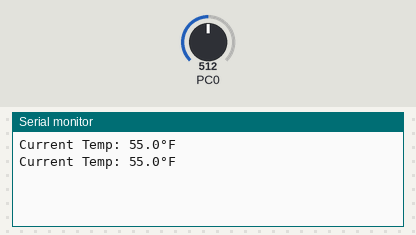
Simulated run of this program. Board: ATmega328P, built with avr-gcc and emulated at 8 MHz. On the bench: the last lines printed to the serial monitor. Inputs (shaded band) come from the test bench; at power-on: PC0 = 512.

Above: at 2.8 s.
2.9 s: PC0 set to 716
At 3.9 s:
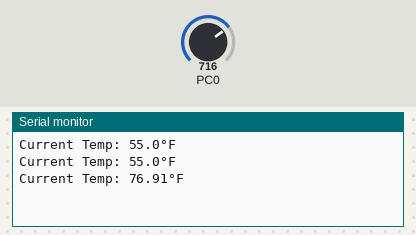
7.1 s: PC0 set to 900
At 8.0 s:
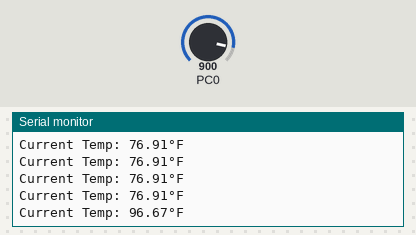
Timing chart, 0 to 10.1 s (numbered marks = the images above; inputs shaded):
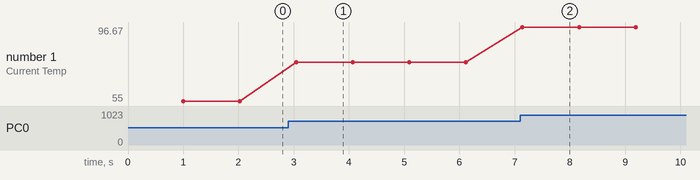

Measured:
- after the input at 2.9 s, the serial monitor: prints a new line after 0.15 s (image 1)
- after the input at 7.1 s, the serial monitor: prints a new line at once (image 2)
- plotted number 1: 55 → 76.91 after the input at 2.9 s, 76.91 → 96.67 after the input at 7.1 s

The program:

DA3.c
```c
/*
 * DA3.c
 *
 * Created: 3/31/2016 8:44:07 PM
 *  Author: battled
 */

#define F_CPU 8000000UL  //8 MHz xtal crystal
#include <avr/io.h>		  //
#include <avr/interrupt.h>
#include <string.h>	//for string concatenation
#include <stdio.h>	//for sprintf
//
void usart_init (void)
{
	UCSR0B = (1<<TXEN0); //transmit enable
	UCSR0C = ((1<<UCSZ01)|(1<<UCSZ00)); //asynch mode
	UBRR0L = 0x33; //baud rate 9600 at 8 MHz
}
void usart_tx_string(char *data) //takes a string and sends it serially
{
	while(*data != '\0'){ //send chars until NULL is found
		while(!(UCSR0A & (1<<UDRE0))); //wait for UDRE0 to be 1
		UDR0 = *data;	//push current char into udr0 reg
		data++; //point to next char
	}
}
int main(void)
{
	DDRC &= ~(1<<PORTC0);	//PC0 is analog input

	usart_init(); //initialize USART
	ADCSRA = ((1 << ADEN) | (1 << ADPS2) | (1 << ADPS1) | (1 << ADPS0));// ADC prescaler 128 ADEN
	ADMUX = ((1<<REFS1)|(1 << REFS0)); // select internal 1.1 V Ref w/ ext cap at AREF pin and ADC0 (default)
	sei(); //enable interrupts

	//configure timer 1 to interrupt every second
	TCNT1 = 65536 - ((double)F_CPU/256); // set timer to overflow in 1 sec
	TCCR1A = 0; //normal mode
	TCCR1B = 4; //prescaler = 256
	TIMSK1	|= (1<<TOIE1); //enable interrupt on overflow timer 1

	while(1); //wait for interrupts

	return 0;
}

ISR(TIMER1_OVF_vect) //timer1 overflow ISR
{
	TCCR1B = 0; //stop timer 1
	TIFR1 = 1; //clear overflow flag

	int adc_temp;	//stores ADC temporarily
	float adc_tempf; //float for calculations
	int adc_tempi; //integer part
	int adc_tempd; //decimal part

	//read ADC
	ADCSRA |= (1<<ADSC); //start conversion
	while((ADCSRA &(1<<ADIF)) == 0); //wait for conversion to finish
	adc_temp = ADC;	//save ADC value

	adc_tempf = (float)adc_temp * (1.1 / 1024) / 0.01; //(ADC*res/.01) (lm34 sf = 10mv/degF)
	adc_tempi = (int)adc_tempf; //integer part
	adc_tempf = adc_tempf - adc_tempi; //remove integer part of float temp
	adc_tempd = (int)(adc_tempf * 100); //store 2 decimal bits as float
	//current temp: xxx.xx°F\r\n == 24 chars
	char TmpTemp[24] = "Current Temp: ";

	//sprintf here is used to "print" to TempInt string and then dot is added at end
	sprintf(TmpTemp+14, "%d.%d°F\r\n", adc_tempi,adc_tempd);
	//output degrees Fahrenheit

	usart_tx_string(TmpTemp);

	//reset time 1 for interrupt
	TCNT1 = 65536 - ((double)F_CPU/256); //overflow in 1 sec
	TCCR1A = 0; //normal mode
	TCCR1B = 4; //prescaler = 256

	return;
}
```
